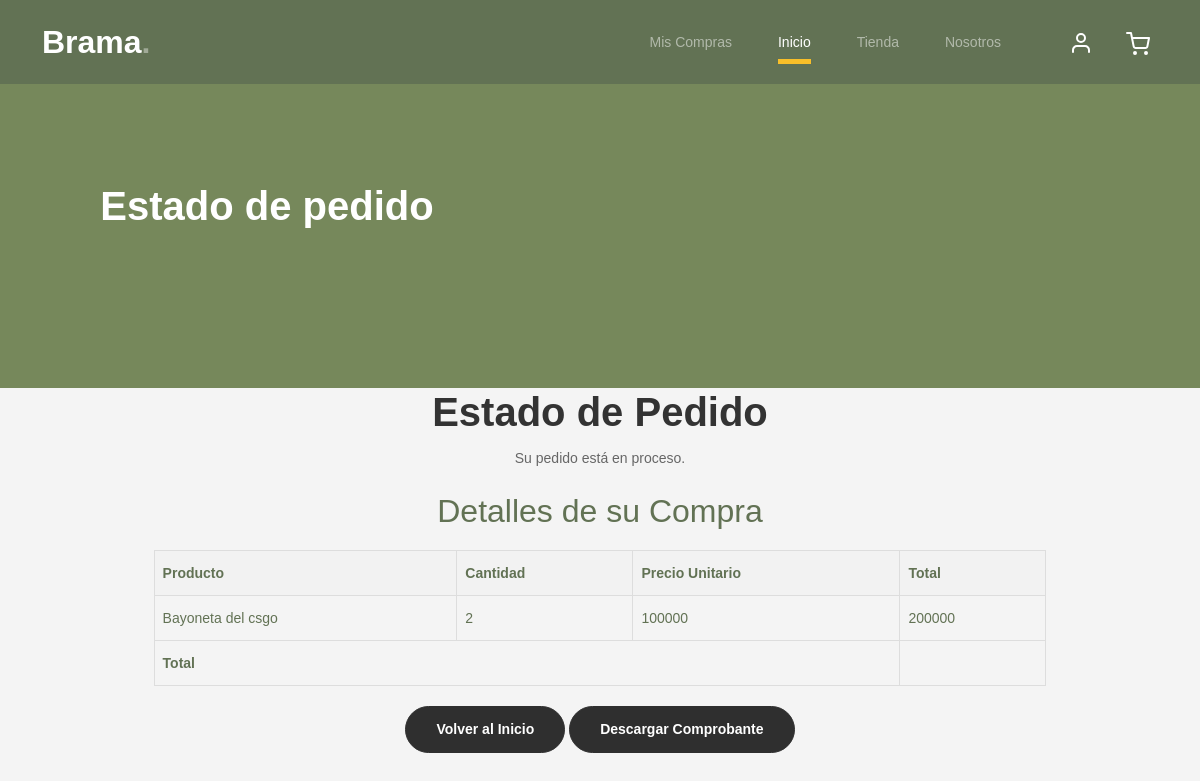
/estado/, run on the app's committed database.
### aplicacion/models.py (models this page shows, shortened)
class Carrito(models.Model):
    usuario = models.ForeignKey(Usuario, on_delete=models.CASCADE, related_name='items')
    envio = models.ForeignKey(Envio, on_delete=models.CASCADE, related_name='items')
    producto = models.ForeignKey(Producto, on_delete=models.CASCADE)
    cantidad = models.IntegerField(validators=[MinValueValidator(1)])
    def get_total_price(self):
        return self.producto.precio * self.cantidad

class Producto(models.Model):
    cod_producto = models.AutoField(primary_key=True)
    nombre = models.CharField(max_length=50)
    tipo_producto = models.CharField(max_length=10, choices=TIPO_PRODUCTO, default='OTRO PRODUCTO')
    tipo_municion = models.CharField(max_length=100, choices=TIPO_MUNICION, default='OTRO')
    precio = models.IntegerField(validators=[MinValueValidator(1000), MaxValueValidator(999999999)])
    stock = models.IntegerField(default=0)
    imagen = models.ImageField(upload_to='productos', null=True)

### aplicacion/views.py (the view)
# urls.py: path('estado/', estado, name='estado'),
def estado (request):
    estados=Carrito.objects.all()
    envios = Envio.objects.all()
    datos={
        "estados":estados,
        "envios":envios
    }
    return render(request, "aplicacion/estado.html",datos)

### aplicacion/templates/aplicacion/estado.html (shortened to what this page needs)
{% load static %}
<!DOCTYPE html>
<html lang="es">
<head>
    <link rel="stylesheet" href="{% static 'aplicacion/css/bootstrap.min.css' %}">
    <link href="https://cdnjs.cloudflare.com/ajax/libs/font-awesome/6.0.0-beta3/css/all.min.css" rel="stylesheet">
    <link rel="stylesheet" href="{% static 'aplicacion/css/tiny-slider.css' %}">
    <link rel="stylesheet" href="{% static 'aplicacion/css/style.css' %}">
    <link rel="stylesheet" href="{% static 'aplicacion/css/styleestadopedido.css' %}">
</head>
<body>
    <nav class="custom-navbar navbar navbar-expand-md navbar-dark bg-dark" arial-label="Furni navigation bar">
        <div class="container">
            <a class="navbar-brand" href="{% url 'index' %}">Brama<span>.</span></a>
            <div class="collapse navbar-collapse" id="navbarsFurni">
                <ul class="custom-navbar-nav navbar-nav ms-auto mb-2 mb-md-0">
                    <li><a class="nav-link" href="{% url 'miscompras' %}">Mis Compras</a></li>
                    <li class="nav-item active"><a class="nav-link" href="{% url 'index' %}">Inicio</a></li>
                    <li><a class="nav-link" href="{% url 'shop' %}">Tienda</a></li>
                    <li><a class="nav-link" href="{% url 'about' %}">Nosotros</a></li>
                </ul>
                <ul class="custom-navbar-cta navbar-nav mb-2 mb-md-0 ms-5">
                    <li><a class="nav-link" href="{% url 'sesion' %}"><img src="{% static 'aplicacion/img/user.svg' %}"></a></li>
                    <li><a class="nav-link" href="{% url 'cart' %}"><img src="{% static 'aplicacion/img/cart.svg' %}"></a></li>
                </ul>
            </div>
        </div>
    </nav>
    <div class="hero">
        <div class="container">
            <div class="row justify-content-between">
                <div class="col-lg-5">
                    <div class="intro-excerpt">
                        <h1>Estado de pedido</h1>
                    </div>
                </div>
                <div class="col-lg-7"></div>
            </div>
        </div>
    </div>
    <div class="container">
        <h1>Estado de Pedido</h1>
        {% if envio.estado != 'Completado' %}
        <p>Su pedido está en proceso.</p>
        {% else %}
        <p>Su pedido ha sido {{ envio.estado }}.</p>
        <p class="success">¡Pedido Completado!</p>
        {% endif %}
        <div class="details">
            <h2>Detalles de su Compra</h2>
            <table>
                <tr>
                    <th>Producto</th>
                    <th>Cantidad</th>
                    <th>Precio Unitario</th>
                    <th>Total</th>
                </tr>
                {% for e in estados %}
                <tr>
                    <td>{{ e.producto.nombre }}</td>
                    <td>{{ e.cantidad }}</td>
                    <td>{{ e.producto.precio }}</td>
                    <td>{{ e.get_total_price }}</td>
                </tr>
                {% endfor %}
                <tr>
                    <td colspan="3"><strong>Total</strong></td>
                    <td>{{ envio.get_total }}</td>
                </tr>
            </table>
        </div>
        <p>
            <a href="{% url 'index' %}" class="btn btn-sm btn-outline-black">Volver al Inicio</a>
            <a href="{% url 'index' %}" class="btn btn-sm btn-outline-black">Descargar Comprobante</a>
        </p>
    </div>
</body>
</html>

### aplicacion/static/aplicacion/css/style.css (style rules this page uses)
body { overflow-x: hidden; position: relative; }
body { font-family: "Inter", sans-serif; font-weight: 400; line-height: 28px; color: #6a6a6a; font-size: 14px; background-color: #eff2f1; }
a { text-decoration: none; -webkit-transition: .3s all ease; -o-transition: .3s all ease; transition: .3s all ease; color: #2f2f2f; text-decoration: underline; }
.custom-navbar { background: #627254 !important; padding-top: 20px; padding-bottom: 20px; }
.custom-navbar .navbar-brand { font-size: 32px; font-weight: 600; }
.custom-navbar .navbar-brand > span { opacity: .4; }
@media (min-width: 992px) { .custom-navbar .custom-navbar-nav li { margin-left: 15px; margin-right: 15px; } }
.custom-navbar .custom-navbar-nav li a { font-weight: 500; color: #ffffff !important; opacity: .5; -webkit-transition: .3s all ease; -o-transition: .3s all ease; transition: .3s all ease; position: relative; }
@media (min-width: 768px) { .custom-navbar .custom-navbar-nav li a:before { content: ""; position: absolute; bottom: 0; left: 8px; right: 8px; background: #f9bf29; height: 5px; opacity: 1; visibility: visible; width: 0; -webkit-transition: .15s all ease-out; -o-transition: .15s all ease-out; transition: .15s all ease-out; } }
.custom-navbar .custom-navbar-nav li.active a { opacity: 1; }
.custom-navbar .custom-navbar-nav li.active a:before { width: calc(100% - 16px); }
.custom-navbar .custom-navbar-cta { margin-left: 0 !important; -webkit-box-orient: horizontal; -webkit-box-direction: normal; -ms-flex-direction: row; flex-direction: row; }
@media (min-width: 768px) { .custom-navbar .custom-navbar-cta { margin-left: 40px !important; } }
.custom-navbar .custom-navbar-cta li { margin-left: 0px; margin-right: 0px; }
.custom-navbar .custom-navbar-cta li:first-child { margin-right: 20px; }
.hero { background: #76885B; padding: calc(4rem - 30px) 0 0rem 0; }
@media (min-width: 768px) { .hero { padding: calc(4rem - 30px) 0 4rem 0; } }
@media (min-width: 992px) { .hero { padding: calc(8rem - 30px) 0 8rem 0; } }
.hero .intro-excerpt { position: relative; z-index: 4; }
@media (min-width: 992px) { .hero .intro-excerpt { max-width: 450px; } }
.hero h1 { font-weight: 700; color: #ffffff; margin-bottom: 30px; }
.btn { font-weight: 600; padding: 12px 30px; border-radius: 30px; color: #ffffff; background: #2f2f2f; border-color: #2f2f2f; }
:root { --dark-green: #627254; --light-green: #76885B; --gray: #DDDDDD; --light-gray: #EEEEEE; }
body { background-color: var(--light-gray); color: var(--dark-green); }
h1 { color: var(--light-green); }
body { font-family: 'Roboto', sans-serif; background-color: #EEEEEE; }
h1 { color: #627254; font-weight: 700; }

### aplicacion/static/aplicacion/css/styleestadopedido.css (style rules this page uses)
body { font-family: Arial, sans-serif; text-align: center; background-color: #f4f4f4; }
h1 { color: #333; }
p { color: #666; }
.details { margin-top: 20px; }
table { width: 80%; margin: 20px auto; border-collapse: collapse; }
th, td { border: 1px solid #dddddd; padding: 8px; text-align: left; }
th { background-color: #f2f2f2; }

### data on the page
Carrito: producto.nombre "Bayoneta del csgo", cantidad "2", producto.precio "100000", get_total_price "200000"
